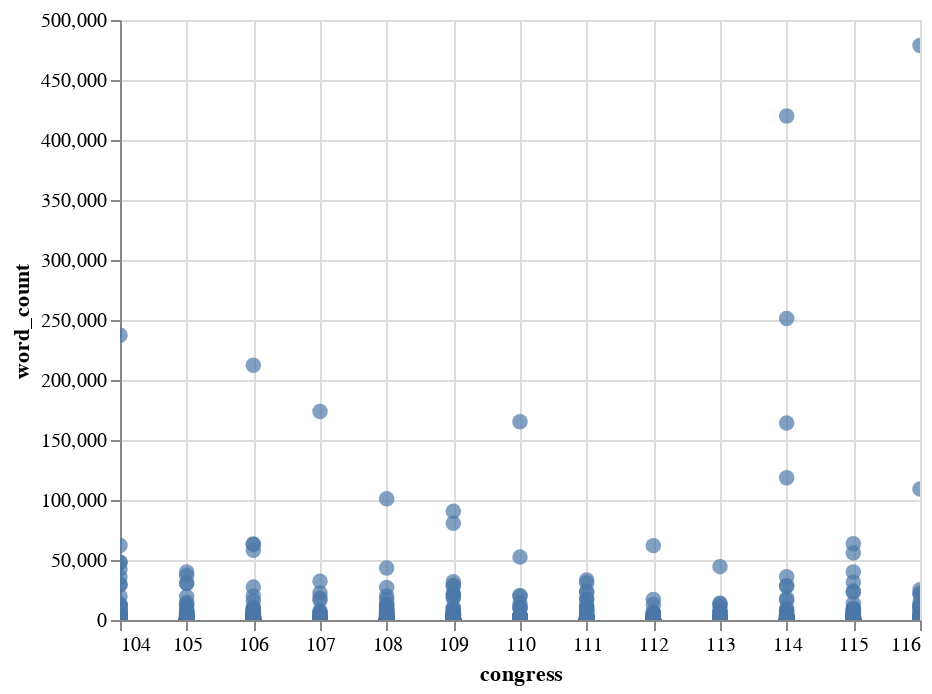

The notebook cell this image was saved under:
### Markdown cell above
### Using a scatter plot to get a better sense of the distribution of individual bills across each congress

### Code cell
alt.Chart(bills_analysis).mark_circle(size=60).encode(
    alt.X('congress',
        scale=alt.Scale(zero=False)
    ),
    y='word_count',
    tooltip=['bill_number', 'congress', 'word_count']
).interactive()

### Figure 1 — Vega-Lite specification as saved in the notebook (floating-point values rounded to 4 significant figures; data arrays with more than 128 entries replaced by an {"elided": "..."} marker saying what was removed)
{"config": {"view": {"continuousWidth": 400, "continuousHeight": 300}}, "data": {"name": "data-b885f18918ef19f0b7306120327338bc"}, "mark": {"type": "circle", "size": 60}, "encoding": {"tooltip": [{"type": "quantitative", "field": "bill_number"}, {"type": "quantitative", "field": "congress"}, {"type": "quantitative", "field": "word_count"}], "x": {"type": "quantitative", "field": "congress", "scale": {"zero": false}}, "y": {"type": "quantitative", "field": "word_count"}}, "selection": {"selector003": {"type": "interval", "bind": "scales", "encodings": ["x", "y"]}}, "$schema": "https://vega.github.io/schema/vega-lite/v4.8.1.json", "datasets": {"data-b885f18918ef19f0b7306120327338bc": {"elided": "1481 records"}}}
